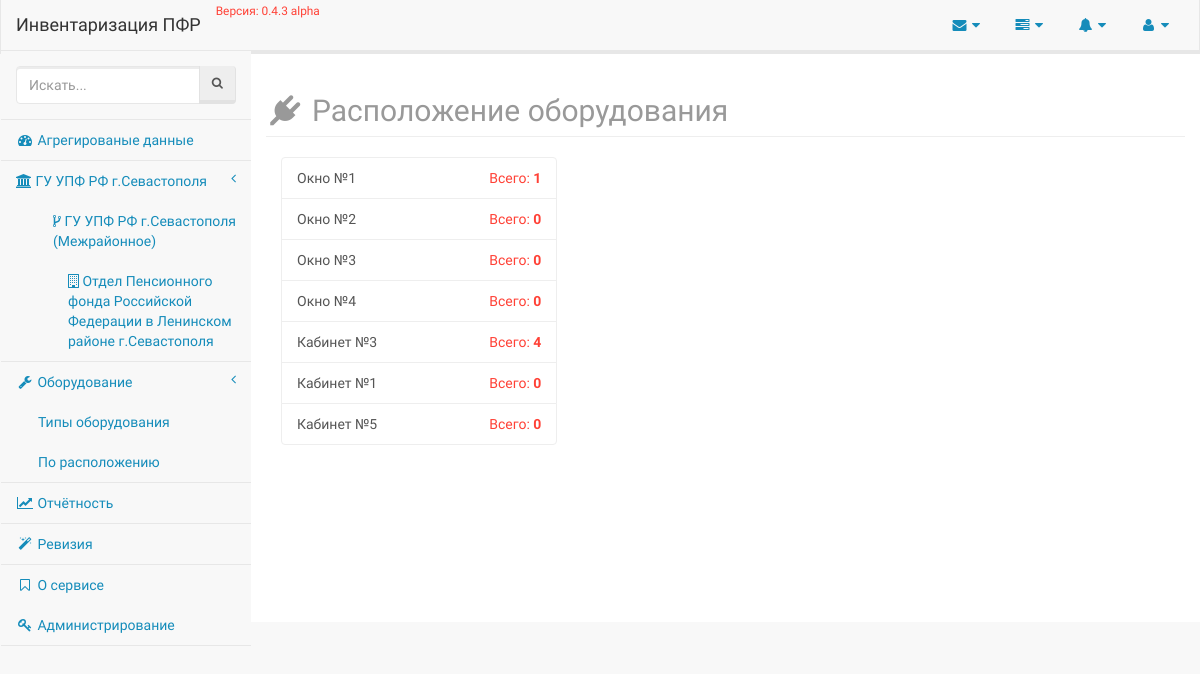
/equipments/emplacements/, run on an earlier commit of the app's database.
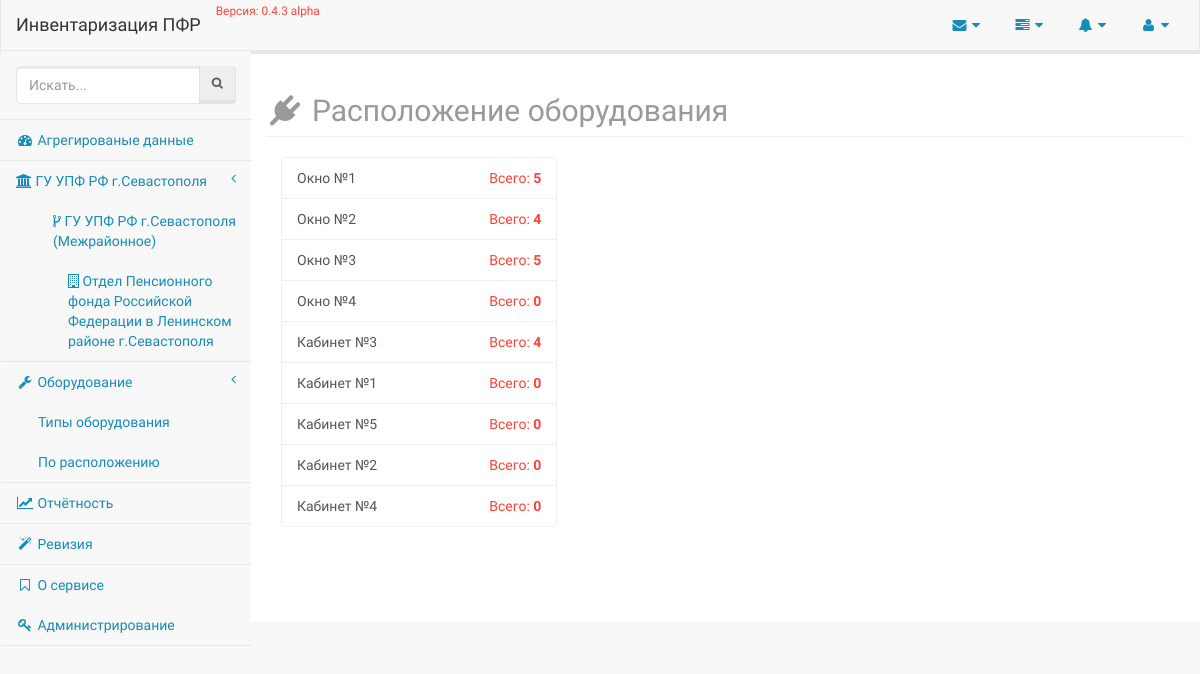
And on a later commit of the database.
### employee/models/organisation.py (models this page shows, shortened)
class Organisation(models.Model):
    title = models.CharField(_('Наименование'), max_length=80, unique=True, db_index=True)
    short_title = models.CharField(_('Краткое наименование'), max_length=40, unique=True, null=True, blank=True)
    parent = models.ForeignKey('self', related_name='subordinates', default=0, blank=True, null=True, verbose_name='В подчинении')
    @staticmethod
    def all():
        return Organisation.objects.all()
    class Meta:
        verbose_name = _('Организация')
        verbose_name_plural = _('Организации')
        app_label = 'employee'

### employee/models/location.py (models this page shows, shortened)
class Location(models.Model):
    emplacement = models.CharField(_('Расположение'), max_length=50, db_index=True, unique=True)
    organisation = models.ForeignKey(Organisation, verbose_name='Находится в организации')
    is_active = models.BooleanField(_('Активно?'), default=True)
    annotation = LocationAnnotations()
    objects = models.Manager()
    class Meta:
        verbose_name = _('Месторасположение')
        verbose_name_plural = _('Месторасположения')
        app_label = 'employee'

### equipment/views.py (the view)
class EquipmentLocationsView(TemplateView):
    template_name = 'equipment/locations.html'
    page_title = 'Расположение оборудования'
    locations_set = Location.annotation.all()

### employee/templatetags/organisations_menu.py (called while the page is built)
@register.inclusion_tag('partials/organisations_menu.html')
def organisations_menu():
    menu = Organisation.all().filter(parent=None)
    return {'menu': menu}

### events/templatetags/events.py (called while the page is built)
@register.inclusion_tag('partials/_events.html')
def events():
    logs = LogEntry.objects.select_related('content_type').all().order_by('-action_time')[:10]
    return {'events': logs}

### inventory/__init__.py (called while the page is built)
def appname(request):
    return {'appname': __appname__}

def app_version(request):
    return {'app_version': __version__}

### equipment/templates/equipment/locations.html (shortened to what this page needs)
{% extends 'layouts/application.html' %}
{% block content %}
    <div class="row">
        <h2 class="page-header text-muted">
            <i class="fa fa-plug fa-fw"></i>
            {{ view.page_title }}
        </h2>
        <div class="col-lg-4">
            <div class="list-group">
                {% for location in view.locations_set %}
                    <a href="{% url 'equipment:emplacement' location.id %}" class="list-group-item">
                        {{ location.emplacement }}
                        <span class="pull-right text-danger">
                            Всего: <b>{{ location.emplacement_count }}</b>
                        </span>
                    </a>
                {% endfor %}
            </div>
        </div>
    </div>
{% endblock %}

### templates/partials/organisations_menu.html
{% for item in menu %}
    <li>
        <a href="{% url 'employee:list' pk=item.pk %}">
            <span class="fa fa-institution"> </span>
            {{ item.title }}
            <span class="fa arrow"></span>
        </a>
            <ul class="nav nav-third-level">
                {% for subordinate in item.subordinates.all %}
                    <li>
                        <a href="{% url 'employee:list' pk=subordinate.pk %}">
                            <span class="fa fa-code-fork"> </span>
                            {{ subordinate.title }}
                        </a>
                            <ul class="nav nav-fourth-level">
                                {% for sub in subordinate.subordinates.all %}
                                    <li>
                                        <a href="{% url 'employee:list' pk=sub.pk %}">
                                            <span class="fa fa-building-o"> </span>
                                            {{ sub.title }}
                                        </a>
                                    </li>
                                {% endfor %}
                            </ul>
                    </li>
                {% endfor %}
            </ul>
    </li>
{% endfor %}

What changed in the data, as far as the page shows it:
computed for Location "Окно №1": emplacement_count "1" → "5"
computed for Location "Окно №2": emplacement_count "0" → "4"
computed for Location "Окно №3": emplacement_count "0" → "5"
added Location: emplacement "Кабинет №2", emplacement_count "0"
added Location: emplacement "Кабинет №4", emplacement_count "0"
